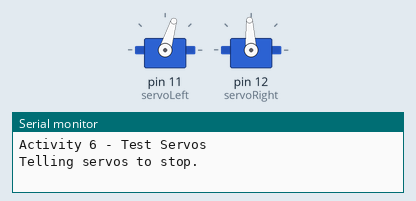
The sketch below on a simulated Arduino Uno, built with avr-gcc and run on an emulated ATmega328P. Parts: 2 × servo, the last lines printed to the serial monitor.

Above: at 0.05 s.
At 3.0 s:
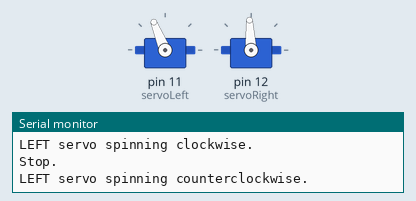
At 6.05 s:
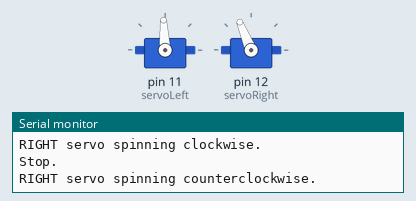
At 12.0 s:
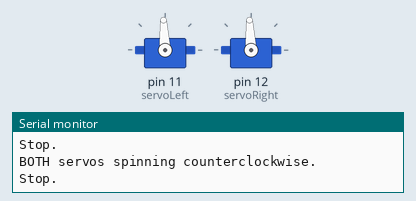
Timing chart, 0 to 15.6 s (numbered marks = the images above):
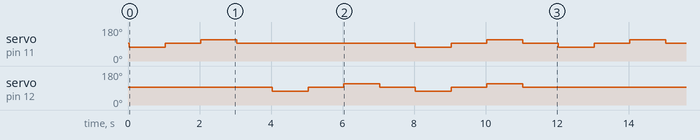

Measured:
- by itself, servo on pin 11 (servoLeft): repeats every 12.0 s: 93° 1.0 s, 112° 1.0 s, 93° 5.0 s, 73° 1.0 s, 93° 1.0 s, 112° 1.0 s, 93° 1.0 s, 73° 1.0 s
- by itself, servo on pin 12 (servoRight): repeats every 12.0 s: 93° 1.0 s, 112° 1.0 s, 93° 1.0 s, 73° 1.0 s, 93° 1.0 s, 112° 1.0 s, 93° 5.0 s, 73° 1.0 s

The sketch:

Assignment8_Controlling_Servos.ino
```cpp
#include<Servo.h> //include servo library

Servo servoLeft;  //declaring instances of the motors
Servo servoRight;
void setup() {
  Serial.begin(9600); //BAUD number for serial monitor
  Serial.print("Activity 6 - Test Servos\n");

  servoLeft.attach(11);   //attach servos and tell pin numbers they are on
  servoRight.attach(12);

  //start the servos in the off position
  Serial.print("Telling servos to stop.\n");
  servoLeft.writeMicroseconds(1500);
  servoRight.writeMicroseconds(1500);
  Serial.print("Just sent signal.\n");
}

void loop() {
//spin left servo clockwise and counterclockwise every second
/////////////////////////////////////////////////////////
  Serial.print("LEFT servo spinning clockwise.\n");
  servoLeft.writeMicroseconds(1300);
  servoRight.writeMicroseconds(1500);
  delay(1000);

  Serial.print("Stop.\n");
  servoLeft.writeMicroseconds(1500);
  servoRight.writeMicroseconds(1500);
  delay(1000);

////////////////////////////////////////////////////////////
  Serial.print("LEFT servo spinning counterclockwise.\n");
  servoLeft.writeMicroseconds(1700);
  servoRight.writeMicroseconds(1500);
  delay(1000);

  Serial.print("Stop.\n");
  servoLeft.writeMicroseconds(1500);
  servoRight.writeMicroseconds(1500);
  delay(1000);

//spin right servo clockwise and counterclockwise every second
 ///////////////////////////////////////////////////////////
  Serial.print("RIGHT servo spinning clockwise.\n");
  servoLeft.writeMicroseconds(1500);
  servoRight.writeMicroseconds(1300);
  delay(1000);

  Serial.print("Stop.\n");
  servoLeft.writeMicroseconds(1500);
  servoRight.writeMicroseconds(1500);
  delay(1000);

////////////////////////////////////////////////////////////
  Serial.print("RIGHT servo spinning counterclockwise.\n");
  servoLeft.writeMicroseconds(1500);
  servoRight.writeMicroseconds(1700);
  delay(1000);

  Serial.print("Stop.\n");
  servoLeft.writeMicroseconds(1500);
  servoRight.writeMicroseconds(1500);
  delay(1000);

//spin both servos clockwise and counterclockwise every second
/////////////////////////////////////////////////////////////
  Serial.print("BOTH servos spinning clockwise.\n");
  servoLeft.writeMicroseconds(1300);
  servoRight.writeMicroseconds(1300);
  delay(1000);

  Serial.print("Stop.\n");
  servoLeft.writeMicroseconds(1500);
  servoRight.writeMicroseconds(1500);
  delay(1000);

////////////////////////////////////////////////////////////
  Serial.print("BOTH servos spinning counterclockwise.\n");
  servoLeft.writeMicroseconds(1700);
  servoRight.writeMicroseconds(1700);
  delay(1000);

  Serial.print("Stop.\n");
  servoLeft.writeMicroseconds(1500);
  servoRight.writeMicroseconds(1500);
  delay(1000);
}
```
